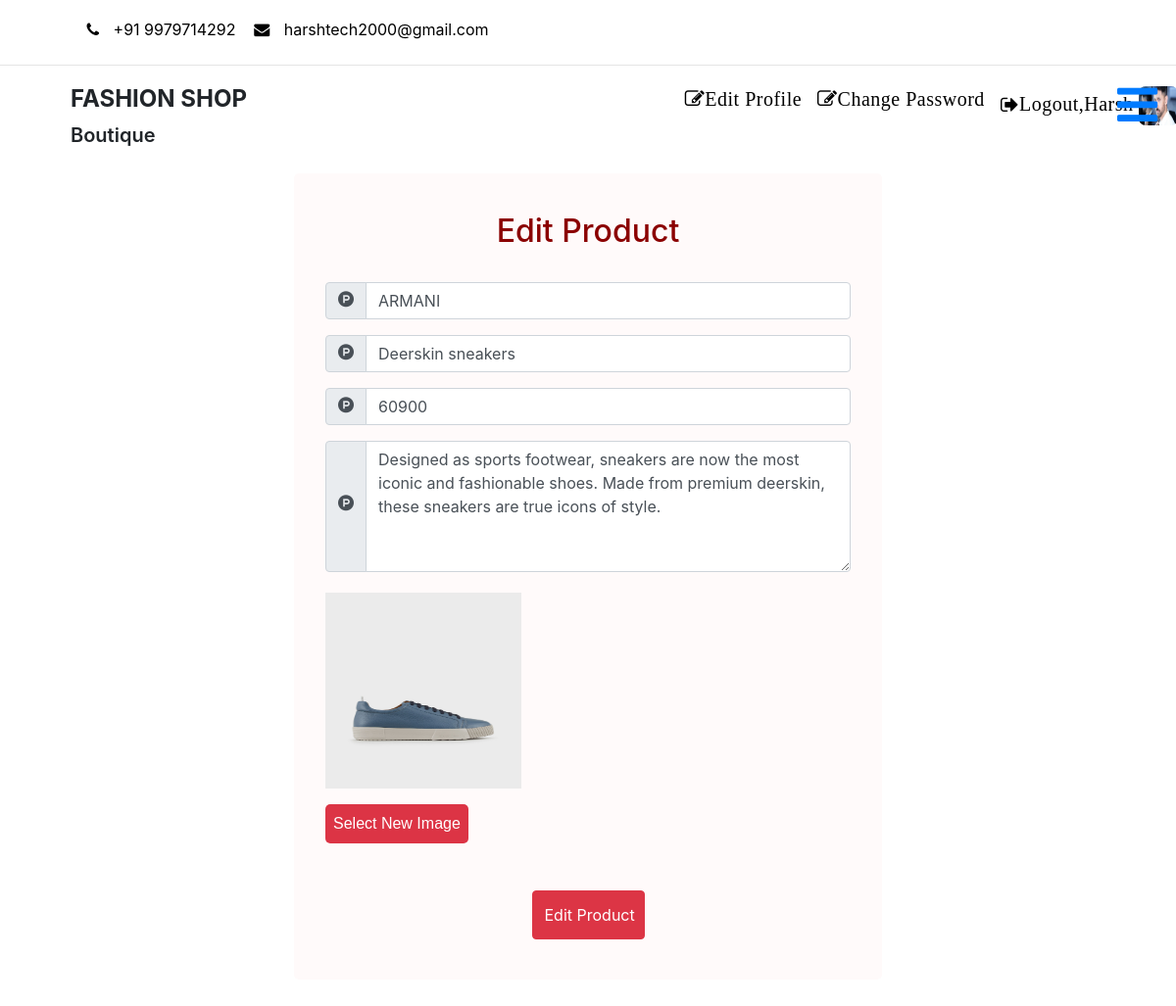
Page /seller_edit_product/1/ (signed in) on the committed database.
### myapp/models.py (models this page shows, shortened)
class Product(models.Model):
    BRANDS=(
        ('ARMANI','ARMANI'),
        ('H&M','H&M'),
        ('LEVIS','LEVIS'),
        ('LOUIS VUITTON','LOUIS VUITTON'),
        ('GUCCI','GUCCI'),
        ('TOMMY HILFIGER','TOMMY HILFIGER'),
        ('NIKE','NIKE'),
        ('ZARA','ZARA'),
        ('ADDIDAS','ADDIDAS'),
        ('PUMA','PUMA'),
    )
    seller=models.ForeignKey(User,on_delete=models.CASCADE)
    product_brand=models.CharField(max_length=100,choices= BRANDS)
    product_model=models.CharField(max_length=100)
    product_price=models.IntegerField()
    product_desc=models.TextField()
    product_image=models.ImageField(upload_to="product_image")

### myapp/views.py (the view)
# urls.py: path('seller_edit_product/<int:pk>/', views.seller_edit_product, name="seller_edit_product"),
def seller_edit_product(request,pk):
    product=Product.objects.get(pk=pk)
    if request.method=="POST":
        product.product_model=request.POST['product_model']
        product.product_price=request.POST['product_price']
        product.product_desc=request.POST['product_desc']
        try:
            product.product_image=request.FILES['product_image']
            product.save()
            return redirect('seller_view_product')
        except:
            product.save()
            return redirect('seller_view_product')
    else:
        return render(request,'seller_edit_product.html',{'product':product})

### myapp/templates/seller_edit_product.html (shortened to what this page needs)
{% extends 'seller_header.html' %}
{% load static %}
{% block content %}
<!DOCTYPE html>
<html lang="en">
<head>
    <link rel="stylesheet" href="{% static 'bootstrap/css/bootstrap.min.css' %}">
    <link rel="stylesheet" href="https://cdnjs.cloudflare.com/ajax/libs/font-awesome/4.7.0/css/font-awesome.min.css">
    <link rel="stylesheet" href="{% static 'style5.css' %}">
</head>
<body>
<div class=" container" >
  <br><br><br>
      <center>
      <div class=" jumbotron">
      <h2>Edit Product</h2><br>
      <form action="{% url 'seller_edit_product' pk=product.pk %}" name="seller_edit_product" method="post" enctype="multipart/form-data">
         <div class=" input-group form-group">
            <div class=" input-group-prepend">
                <span class=" input-group-text fa fa-product-hunt" style="padding-top: 20%;"></span>
            </div>
            <input type="text" name="product_brand"  placeholder="Product Model *" class=" form-control" autocomplete="off" value="{{product.product_brand}}" readonly style="background-color: white !important;">
        </div>
      <div class=" input-group form-group">
            <div class=" input-group-prepend">
                <span class=" input-group-text fa fa-product-hunt" style="padding-top: 20%;"></span>
            </div>
            <input type="text" name="product_model"  placeholder="Product Model *" class=" form-control" autocomplete="off" value="{{product.product_model}}">
          </div>
          <div class=" input-group form-group">
            <div class=" input-group-prepend">
                <span class=" input-group-text fa fa-product-hunt" style="padding-top: 20%;"></span>
            </div>
            <input type="text" name="product_price" class=" form-control" placeholder="Product Price *" autocomplete="off" value="{{product.product_price}}">
          </div>
          <div class=" input-group form-group">
            <div class=" input-group-prepend">
                <span class=" input-group-text fa fa-product-hunt" align="center" style="padding-top: 130%;" ></span>
            </div>
            <textarea rows="5" cols="22" name="product_desc"  class=" form-control" placeholder="Product Description *" autocomplete="off">{{product.product_desc}}
            </textarea>
          </div>
          <div class=" input-group form-group" style="margin-top: -11px !important;">
              <img src="{{product.product_image.url}}"   style="width: 200px;height: 200px !important;">
          </div>
         <div class=" input-group form-group" style="margin-top: 5px !important;">
            <label for="upload"
            style="
                display: inline-block;
                background-color: #dc3445;
                color:#fff;
                padding: 0.5rem;
                font-family: sans-serif;
                border-radius: 0.3rem;
                cursor: pointer;
                border-radius: 5px;
              "
            >
            Select New Image</label>
          </div> <br>
          <div class=" form-group ">
            <input type="submit" value="Edit Product" class=" btn btn-danger"  style="width: 115px !important
            ;" >
          </div>
      </form>
      </div>
      </center>
</div>
   <br><br>
</body>
</html>
{% endblock %}

### myapp/static/web4.css (style rules this page uses)
::placeholder { font-weight: 600; opacity: 1; }

### myapp/static/style5.css (style rules this page uses)
body { background-color: #0b0a20; position: relative; }
img { top: 1% !important; margin-top: 3%; width: 200px; height: 100px !important; }
.jumbotron { width: 600px; margin-top: 2%; text-align: center !important; }
.btn { margin-left: 0%; width: 100px; height: 50px; }

### myapp/templates/seller_edit_product.html (style rules this page uses)
body { background-color:white !important; }
.jumbotron { background-color:snow; margin-bottom: 0px; padding-bottom: 25px; padding-top: 40px; }
h2,#c,.b { color:darkred !important; }

### rows in the picture
Product: product_brand "ARMANI", product_model "Deerskin sneakers", product_price "60900", product_desc "Designed as sports footwear, sneakers are now the most iconic and fashionable shoes. Made from premium deerskin, these sneakers are true icons of style.", product_image (picture)

### other values in the picture
{{ request.session.fname }} "Harsh"
